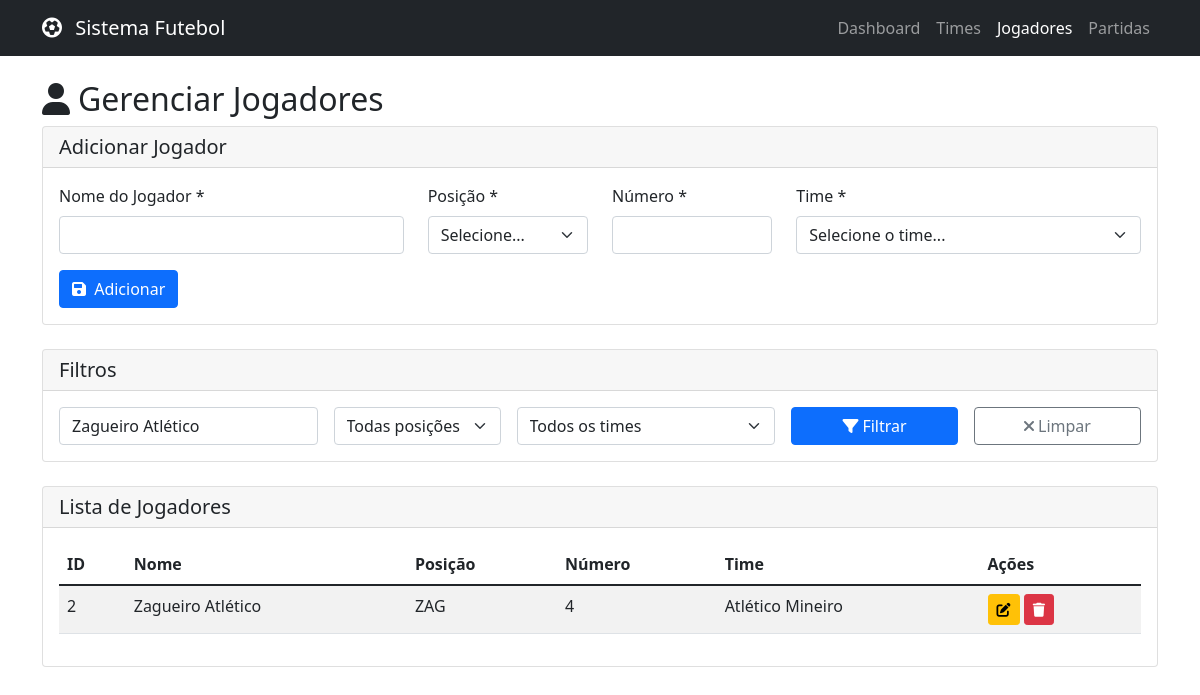
/jogadores.php?nome=Zagueiro Atlético, run on the app's committed database.
### tables this page shows
CREATE TABLE jogadores (
    id INT AUTO_INCREMENT PRIMARY KEY,
    nome VARCHAR(100) NOT NULL,
    posicao ENUM('GOL', 'ZAG', 'LD', 'LE', 'VOL', 'MEI', 'ATA') NOT NULL,
    numero_camisa INT NOT NULL,
    time_id INT,
    created_at TIMESTAMP DEFAULT CURRENT_TIMESTAMP,
    updated_at TIMESTAMP DEFAULT CURRENT_TIMESTAMP ON UPDATE CURRENT_TIMESTAMP,
    FOREIGN KEY (time_id) REFERENCES times(id) ON DELETE CASCADE,
    UNIQUE KEY unique_jogador_time (time_id, numero_camisa)
);

CREATE TABLE times (
    id INT AUTO_INCREMENT PRIMARY KEY,
    nome VARCHAR(100) NOT NULL,
    cidade VARCHAR(100) NOT NULL,
    created_at TIMESTAMP DEFAULT CURRENT_TIMESTAMP,
    updated_at TIMESTAMP DEFAULT CURRENT_TIMESTAMP ON UPDATE CURRENT_TIMESTAMP
);

### models/Jogador.php (called while the page is built, shortened)
<?php
class Jogador {
    private $conn;
    private $table_name = "jogadores";
    public function __construct($db) {
        $this->conn = $db;
    }
    public function readAll($page = 1, $records_per_page = 10, $filters = []) {
        $offset = ($page - 1) * $records_per_page;
        $where = "WHERE 1=1";
        $params = [];
        if(!empty($filters['nome'])) {
            $where .= " AND j.nome LIKE :nome";
            $params[':nome'] = "%{$filters['nome']}%";
        }
        $query = "SELECT j.*, t.nome as time_nome
                 FROM " . $this->table_name . " j
                 LEFT JOIN times t ON j.time_id = t.id
                 " . $where . "
                 ORDER BY j.nome
                 LIMIT :offset, :records_per_page";
        $stmt = $this->conn->prepare($query);
        foreach($params as $key => $value) {
            $stmt->bindValue($key, $value);
        }
        $stmt->bindParam(":offset", $offset, PDO::PARAM_INT);
        $stmt->bindParam(":records_per_page", $records_per_page, PDO::PARAM_INT);
        $stmt->execute();
        return $stmt;
    }
    public function count($filters = []) {
        $where = "WHERE 1=1";
        $params = [];
        if(!empty($filters['nome'])) {
            $where .= " AND nome LIKE :nome";
            $params[':nome'] = "%{$filters['nome']}%";
        }
        $query = "SELECT COUNT(*) as total FROM " . $this->table_name . " " . $where;
        $stmt = $this->conn->prepare($query);
        foreach($params as $key => $value) {
            $stmt->bindValue($key, $value);
        }
        $stmt->execute();
        $row = $stmt->fetch(PDO::FETCH_ASSOC);
        return $row['total'];
    }
}
?>

### models/Time.php (called while the page is built, shortened)
<?php
class Time {
    private $conn;
    private $table_name = "times";
    public function __construct($db) {
        $this->conn = $db;
    }
    public function getAll() {
        $query = "SELECT id, nome FROM " . $this->table_name . " ORDER BY nome";
        $stmt = $this->conn->prepare($query);
        $stmt->execute();
        return $stmt;
    }
}
?>

### jogadores.php (the view, shortened to what this page needs)
<?php
include_once 'models/Time.php';
include_once 'models/Jogador.php';
$database = new Database();
$db = $database->getConnection();
$jogador = new Jogador($db);
$page = isset($_GET['page']) ? $_GET['page'] : 1;
$records_per_page = 10;
$filters = [
    'nome' => isset($_GET['nome']) ? $_GET['nome'] : '',
    'posicao' => isset($_GET['posicao']) ? $_GET['posicao'] : '',
    'time_id' => isset($_GET['time_id']) ? $_GET['time_id'] : ''
];
$edit_jogador = null;
$stmt = $jogador->readAll($page, $records_per_page, $filters);
$total_records = $jogador->count($filters);
?>
<!DOCTYPE html>
<html lang="pt-BR">
<head>
    <link href="https://cdn.jsdelivr.net/npm/bootstrap@5.1.3/dist/css/bootstrap.min.css" rel="stylesheet">
    <link href="https://cdnjs.cloudflare.com/ajax/libs/font-awesome/6.0.0/css/all.min.css" rel="stylesheet">
</head>
<body>
    <nav class="navbar navbar-expand-lg navbar-dark bg-dark">
        <div class="container">
            <a class="navbar-brand" href="index.php">
                <i class="fas fa-futbol me-2"></i>
                Sistema Futebol
            </a>
            <div class="navbar-nav">
                <a class="nav-link" href="index.php">Dashboard</a>
                <a class="nav-link" href="times.php">Times</a>
                <a class="nav-link active" href="jogadores.php">Jogadores</a>
                <a class="nav-link" href="partidas.php">Partidas</a>
            </div>
        </div>
    </nav>
    <div class="container mt-4">
        <div class="row">
            <div class="col-12">
                <h2><i class="fas fa-user me-2"></i>Gerenciar Jogadores</h2>
                <div class="card mb-4">
                    <div class="card-header">
                        <h5 class="mb-0"><?php echo empty($edit_jogador) ? 'Adicionar Jogador' : 'Editar Jogador'; ?></h5>
                    </div>
                    <div class="card-body">
                        <form method="POST">
                            <div class="row">
                                <div class="col-md-4">
                                    <div class="mb-3">
                                        <label for="nome" class="form-label">Nome do Jogador *</label>
                                        <input type="text" class="form-control" id="nome" name="nome"
                                               value="<?php echo !empty($edit_jogador) ? $edit_jogador['nome'] : ''; ?>" required>
                                    </div>
                                </div>
                                <div class="col-md-2">
                                    <div class="mb-3">
                                        <label for="posicao" class="form-label">Posição *</label>
                                        <select class="form-select" id="posicao" name="posicao" required>
                                            <option value="">Selecione...</option>
                                        </select>
                                    </div>
                                </div>
                                <div class="col-md-2">
                                    <div class="mb-3">
                                        <label for="numero_camisa" class="form-label">Número *</label>
                                        <input type="number" class="form-control" id="numero_camisa" name="numero_camisa"
                                               min="1" max="99"
                                               value="<?php echo !empty($edit_jogador) ? $edit_jogador['numero_camisa'] : ''; ?>" required>
                                    </div>
                                </div>
                                <div class="col-md-4">
                                    <div class="mb-3">
                                        <label for="time_id" class="form-label">Time *</label>
                                        <select class="form-select" id="time_id" name="time_id" required>
                                            <option value="">Selecione o time...</option>
                                        </select>
                                    </div>
                                </div>
                            </div>
                            <button type="submit" class="btn btn-primary">
                                <i class="fas fa-save me-1"></i>
                                <?php echo empty($edit_jogador) ? 'Adicionar' : 'Atualizar'; ?>
                            </button>
                        </form>
                    </div>
                </div>
                <div class="card">
                    <div class="card-header">
                        <h5 class="mb-0">Filtros</h5>
                    </div>
                    <div class="card-body">
                        <form method="GET" class="row g-3">
                            <div class="col-md-3">
                                <input type="text" name="nome" class="form-control" placeholder="Nome do jogador"
                                       value="<?php echo htmlspecialchars($filters['nome']); ?>">
                            </div>
                            <div class="col-md-2">
                                <select name="posicao" class="form-select">
                                    <option value="">Todas posições</option>
                                </select>
                            </div>
                            <div class="col-md-3">
                                <select name="time_id" class="form-select">
                                    <option value="">Todos os times</option>
                                </select>
                            </div>
                            <div class="col-md-2">
                                <button type="submit" class="btn btn-primary w-100">
                                    <i class="fas fa-filter me-1"></i>Filtrar
                                </button>
                            </div>
                            <div class="col-md-2">
                                <a href="jogadores.php" class="btn btn-outline-secondary w-100">
                                    <i class="fas fa-times me-1"></i>Limpar
                                </a>
                            </div>
                        </form>
                    </div>
                </div>
                <div class="card mt-4">
                    <div class="card-header">
                        <h5 class="mb-0">Lista de Jogadores</h5>
                    </div>
                    <div class="card-body">
                        <?php if($total_records > 0): ?>
                            <div class="table-responsive">
                                <table class="table table-striped">
                                    <thead>
                                        <tr>
                                            <th>ID</th>
                                            <th>Nome</th>
                                            <th>Posição</th>
                                            <th>Número</th>
                                            <th>Time</th>
                                            <th>Ações</th>
                                        </tr>
                                    </thead>
                                    <tbody>
                                        <?php while ($row = $stmt->fetch(PDO::FETCH_ASSOC)): ?>
                                            <tr>
                                                <td><?php echo $row['id']; ?></td>
                                                <td><?php echo htmlspecialchars($row['nome']); ?></td>
                                                <td><?php echo $row['posicao']; ?></td>
                                                <td><?php echo $row['numero_camisa']; ?></td>
                                                <td><?php echo htmlspecialchars($row['time_nome']); ?></td>
                                                <td>
                                                    <a href="jogadores.php?action=edit&id=<?php echo $row['id']; ?>&<?php echo http_build_query($filters); ?>"
                                                       class="btn btn-sm btn-warning">
                                                        <i class="fas fa-edit"></i>
                                                    </a>
                                                    <button type="button" class="btn btn-sm btn-danger"
                                                            data-bs-toggle="modal"
                                                            data-bs-target="#deleteModal<?php echo $row['id']; ?>">
                                                        <i class="fas fa-trash"></i>
                                                    </button>
                                                </td>
                                            </tr>
                                        <?php endwhile; ?>
                                    </tbody>
                                </table>
                            </div>
                        <?php else: ?>
                            <div class="alert alert-info">
                                Nenhum jogador encontrado com os filtros aplicados.
                            </div>
                        <?php endif; ?>
                    </div>
                </div>
            </div>
        </div>
    </div>
</body>
</html>

### data on the page
jogadores: id "2", nome "Zagueiro Atlético", posicao "ZAG", numero_camisa "4", time.nome "Atlético Mineiro"
